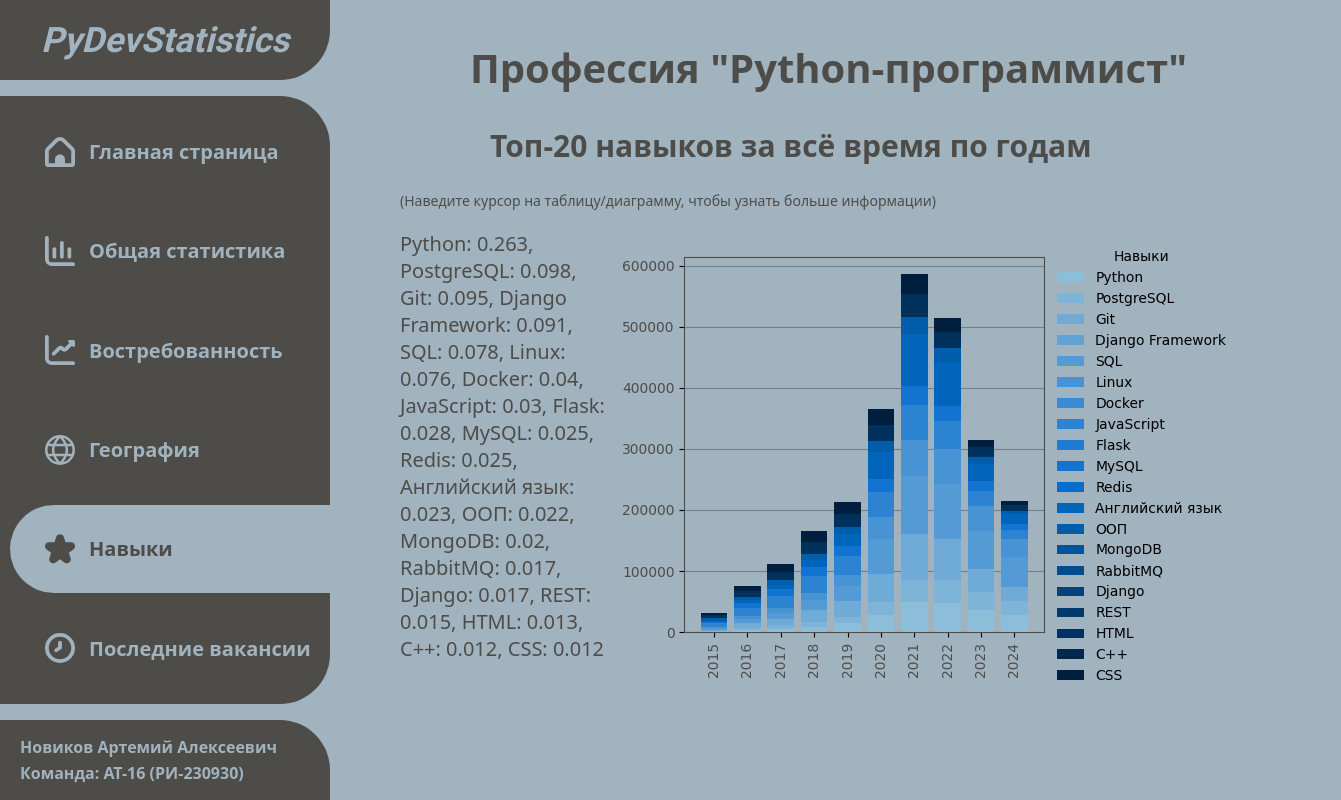
Page /skills/ on the earlier database version.
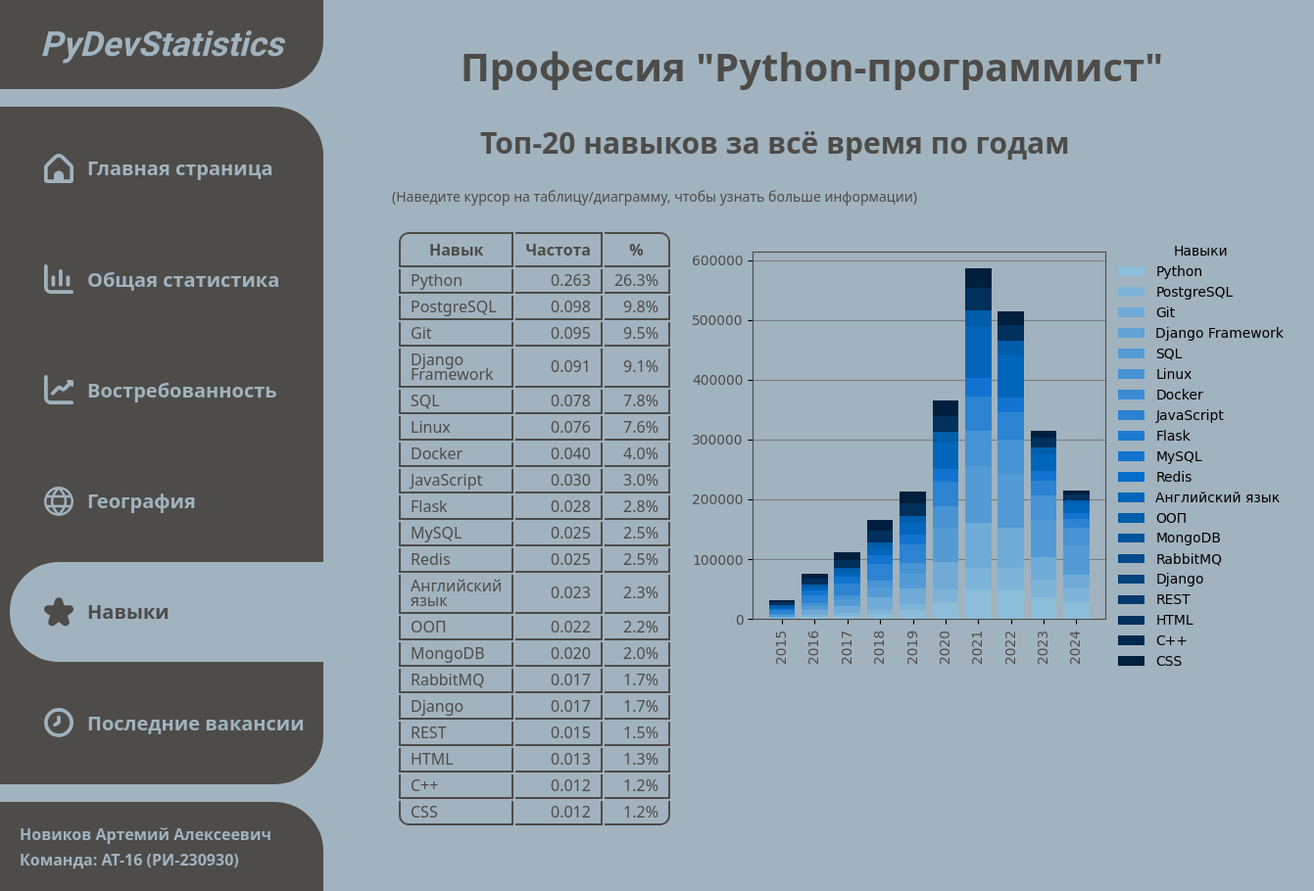
Same page on the later database version.
### main_app/models.py (models this page shows, shortened)
class VacancyStatistics(models.Model):
    name = models.CharField(max_length=255, verbose_name='Название данных ("Название вакансии")')
    table_data = models.TextField(verbose_name='Данные для таблицы')
    image = models.ImageField(upload_to='media/', null=True, blank=False, verbose_name='Изображение графика')
    created_at = models.DateTimeField(auto_now_add=True, verbose_name='Дата создания')
    updated_at = models.DateTimeField(auto_now=True, verbose_name='Дата обновления')
    class Meta:
        verbose_name = "Статистика вакансий"
        verbose_name_plural = "Статистики вакансий"

### main_app/views.py (the view)
# urls.py: path('skills/', views.skills, name='skills'),
def skills(request):
    vacancy_name = VacancyDescription.objects.get(vacancy_name='Python-программист').vacancy_name
    return render(
        request,
        'skills.html',
        {
            'vacancy_name': vacancy_name,
            'top_20_key_skills_by_year': get_stats('Топ-20 навыков по годам', vacancy_name)
        }
    )

### main_app/views.py (called while the page is built)
def get_stats(data_name, vacancy_name='Все вакансии'):
    return VacancyStatistics.objects.get(name=f'{data_name} ({vacancy_name})')

### templates/skills.html (shortened to what this page needs)
{% extends "template.html" %}
{% block content %}
    <main>
        <h1>Профессия <span>"{{ vacancy_name }}"</span></h1>
        <h2>Топ-20 навыков за всё время по годам</h2>
        <p class="clue">(Наведите курсор на таблицу/диаграмму, чтобы узнать больше информации)</p>
        <section>
            <div class="image-table-wrapper">
                <div class="tooltip-container">
                    {{ top_20_key_skills_by_year.table_data|safe }}
                </div>
                <div class="tooltip-container">
                    <img class="block-image tooltip" src="{{ top_20_key_skills_by_year.image.url }}" width="640" height="480" alt="График 'Топ-20 навыков по годам. Наиболее высокочастотные навыки'">
                </div>
            </div>
        </section>
    </main>
{% endblock %}

Differences in the rows shown:
changed VacancyStatistics: table_data "Python: 0.263, PostgreSQL: 0.098, Git: 0.095, Django Framework: 0.091, SQL: 0.078, Linux: 0.076, Docker: 0.04, JavaScript: 0.03, Flask: 0.028, MySQL: 0.025, Redis: 0.025, Английский язык: 0.023, ООП: 0.022, MongoDB: 0.02, RabbitMQ: 0.017, Django: 0.017, REST: 0.015, HTML: 0.013, C++: 0.012, CSS: 0.012" → "Навык Частота % Python 0.263 26.3% PostgreSQL 0.098 9.8% Git 0.095 9.5% Django Framework 0.091 9.1% SQL 0.078 7.8% Linux 0.076 7.6% Docker 0.040 4.0% JavaScript 0.030 3.0% Flask 0.028 2.8% MySQL 0.025 2.5% Redis 0.025 2.5% Английский язык 0.023 2.3% ООП 0.022 2.2% MongoDB 0.020 2.0% RabbitMQ 0.017 1.7% Django 0.017 1.7% REST 0.015 1.5% HTML 0.013 1.3% C++ 0.012 1.2% CSS 0.012 1.2%"
